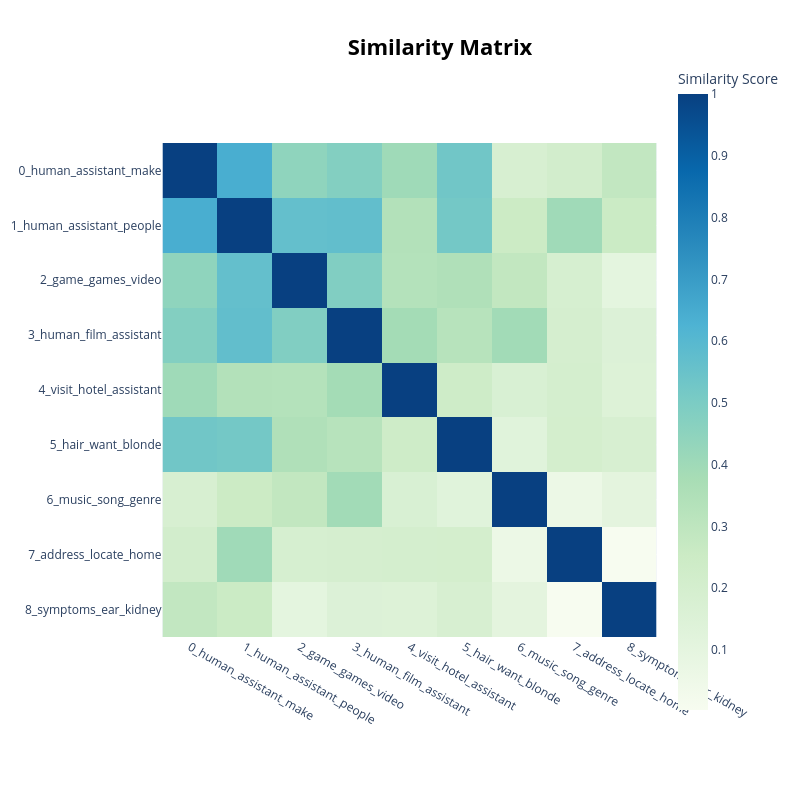

The code cell stored with this chart in its notebook:
### Code cell
#| code-summary: "Visualize topic embeddings' cosine similarities and look for clusters of topics"
topic_model.visualize_heatmap(
    use_ctfidf = False, # default False (by embeddings) / True (by cTF-IDF)
    #n_clusters = 8, # default None <- powerful! creates ordered CLUSTERS of similar topics
    top_n_topics = None, # default None
    custom_labels = True, # default False
)

### Figure 1 — Plotly figure (JSON) as saved in the notebook; plotly's stock layout.template omitted (floating-point values rounded to 4 significant figures)
{"data": [{"coloraxis": "coloraxis", "hovertemplate": "x: %{x}<br>y: %{y}<br>Similarity Score: %{z}<extra></extra>", "name": "0", "type": "heatmap", "x": ["0_human_assistant_make", "1_human_assistant_people", "2_game_games_video", "3_human_film_assistant", "4_visit_hotel_assistant", "5_hair_want_blonde", "6_music_song_genre", "7_address_locate_home", "8_symptoms_ear_kidney"], "xaxis": "x", "y": ["0_human_assistant_make", "1_human_assistant_people", "2_game_games_video", "3_human_film_assistant", "4_visit_hotel_assistant", "5_hair_want_blonde", "6_music_song_genre", "7_address_locate_home", "8_symptoms_ear_kidney"], "yaxis": "y", "z": [[1.0, 0.6426, 0.4447, 0.478, 0.4014, 0.5297, 0.1843, 0.2135, 0.286], [0.6426, 1.0, 0.566, 0.5709, 0.3379, 0.5196, 0.2519, 0.399, 0.2545], [0.4447, 0.566, 1.0, 0.484, 0.3338, 0.3479, 0.2878, 0.1909, 0.1065], [0.478, 0.5709, 0.484, 1.0, 0.3875, 0.3239, 0.3931, 0.1979, 0.1512], [0.4014, 0.3379, 0.3338, 0.3875, 1.0, 0.2375, 0.1754, 0.2, 0.1476], [0.5297, 0.5196, 0.3479, 0.3239, 0.2375, 1.0, 0.1252, 0.2049, 0.1842], [0.1843, 0.2519, 0.2878, 0.3931, 0.1754, 0.1252, 1.0, 0.06398, 0.108], [0.2135, 0.399, 0.1909, 0.1979, 0.2, 0.2049, 0.06398, 1.0, 0.002787], [0.286, 0.2545, 0.1065, 0.1512, 0.1476, 0.1842, 0.108, 0.002787, 1.0]]}], "layout": {"coloraxis": {"autocolorscale": false, "colorbar": {"title": {"text": "Similarity Score"}}, "colorscale": [[0, "rgb(247,252,240)"], [0.125, "rgb(224,243,219)"], [0.25, "rgb(204,235,197)"], [0.375, "rgb(168,221,181)"], [0.5, "rgb(123,204,196)"], [0.625, "rgb(78,179,211)"], [0.75, "rgb(43,140,190)"], [0.875, "rgb(8,104,172)"], [1, "rgb(8,64,129)"]]}, "height": 800, "hoverlabel": {"bgcolor": "white", "font": {"family": "Rockwell", "size": 16}}, "legend": {"title": {"text": "Trend"}}, "margin": {"t": 60}, "showlegend": true, "title": {"font": {"color": "Black", "size": 22}, "text": "<b>Similarity Matrix</b>", "x": 0.55, "xanchor": "center", "y": 0.95, "yanchor": "top"}, "width": 800, "xaxis": {"anchor": "y", "constrain": "domain", "domain": [0, 1], "scaleanchor": "y"}, "yaxis": {"anchor": "x", "autorange": "reversed", "constrain": "domain", "domain": [0, 1]}}}
